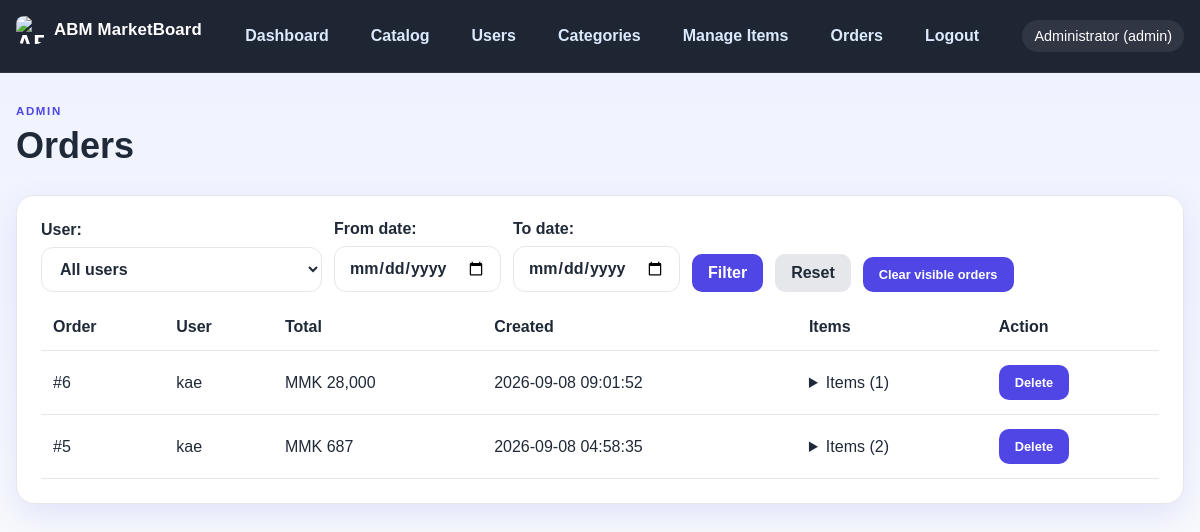
The app's page /admin/orders.php (signed in), older data.
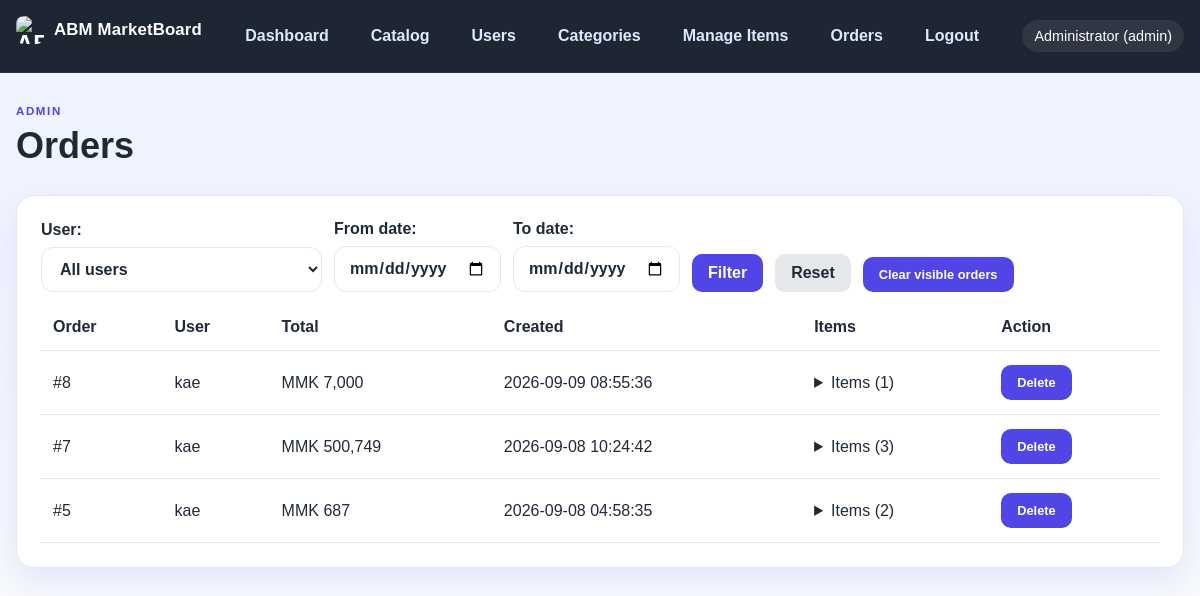
The same page, newer data.
### tables this page shows
CREATE TABLE orders (
        id INTEGER PRIMARY KEY AUTOINCREMENT,
        user_id INTEGER NOT NULL,
        total INTEGER NOT NULL DEFAULT 0,
        status TEXT NOT NULL DEFAULT "pending",
        created_at DATETIME DEFAULT CURRENT_TIMESTAMP,
        FOREIGN KEY (user_id) REFERENCES users(id) ON DELETE CASCADE
    );

CREATE TABLE users (
            id INTEGER PRIMARY KEY AUTOINCREMENT,
            name TEXT NOT NULL,
            email TEXT NOT NULL UNIQUE,
            password TEXT NOT NULL,
            role TEXT NOT NULL DEFAULT 'user',
            created_at DATETIME DEFAULT CURRENT_TIMESTAMP
        , approved INTEGER NOT NULL DEFAULT 0);

### app/db.php (called while the page is built, shortened)
<?php
function getDb(): PDO
{
    static $pdo = null;
    if ($pdo === null) {
        $pdo = new PDO('sqlite:' . DB_PATH);
        $pdo->setAttribute(PDO::ATTR_ERRMODE, PDO::ERRMODE_EXCEPTION);
        $pdo->setAttribute(PDO::ATTR_DEFAULT_FETCH_MODE, PDO::FETCH_ASSOC);
        $pdo->exec('PRAGMA foreign_keys = ON;');
        initializeDatabase($pdo);
    }
    return $pdo;
}
function initializeDatabase(PDO $pdo): void
{
    $pdo->exec('CREATE TABLE IF NOT EXISTS users (
        id INTEGER PRIMARY KEY AUTOINCREMENT,
        name TEXT NOT NULL,
        email TEXT NOT NULL UNIQUE,
        password TEXT NOT NULL,
        role TEXT NOT NULL DEFAULT "user",
        approved INTEGER NOT NULL DEFAULT 0,
        created_at DATETIME DEFAULT CURRENT_TIMESTAMP
    )');
    $pdo->exec('CREATE TABLE IF NOT EXISTS items (
        id INTEGER PRIMARY KEY AUTOINCREMENT,
        name TEXT NOT NULL,
        description TEXT NOT NULL,
        details TEXT NOT NULL,
        price REAL NOT NULL DEFAULT 0,
        image TEXT,
        category TEXT NOT NULL DEFAULT "General",
        barcode TEXT,
        created_at DATETIME DEFAULT CURRENT_TIMESTAMP
    )');
    $pdo->exec('CREATE TABLE IF NOT EXISTS categories (
        id INTEGER PRIMARY KEY AUTOINCREMENT,
        name TEXT NOT NULL UNIQUE,
        created_at DATETIME DEFAULT CURRENT_TIMESTAMP
    )');
    $pdo->exec('CREATE TABLE IF NOT EXISTS messages (
        id INTEGER PRIMARY KEY AUTOINCREMENT,
        sender_id INTEGER,
        sender_name TEXT NOT NULL,
        message TEXT NOT NULL,
        is_announcement INTEGER NOT NULL DEFAULT 0,
        created_at DATETIME DEFAULT CURRENT_TIMESTAMP,
        FOREIGN KEY (sender_id) REFERENCES users(id) ON DELETE SET NULL
    )');
    $pdo->exec('CREATE TABLE IF NOT EXISTS orders (
        id INTEGER PRIMARY KEY AUTOINCREMENT,
        user_id INTEGER NOT NULL,
        total INTEGER NOT NULL DEFAULT 0,
        status TEXT NOT NULL DEFAULT "pending",
        created_at DATETIME DEFAULT CURRENT_TIMESTAMP,
        FOREIGN KEY (user_id) REFERENCES users(id) ON DELETE CASCADE
    )');
    $pdo->exec('CREATE TABLE IF NOT EXISTS order_items (
        id INTEGER PRIMARY KEY AUTOINCREMENT,
        order_id INTEGER NOT NULL,
        item_id INTEGER NOT NULL,
        price INTEGER NOT NULL,
        quantity INTEGER NOT NULL DEFAULT 1,
        FOREIGN KEY (order_id) REFERENCES orders(id) ON DELETE CASCADE,
        FOREIGN KEY (item_id) REFERENCES items(id) ON DELETE CASCADE
    )');
    try {
        $pdo->query('SELECT is_announcement FROM messages LIMIT 1');
    } catch (Exception $e) {
        try {
            $pdo->exec('ALTER TABLE messages ADD COLUMN is_announcement INTEGER NOT NULL DEFAULT 0');
        } catch (Exception $ignored) {
        }
    }
    try {
        $pdo->query('SELECT approved FROM users LIMIT 1');
    } catch (Exception $e) {
        try {
            $pdo->exec('ALTER TABLE users ADD COLUMN approved INTEGER NOT NULL DEFAULT 0');
        } catch (Exception $ignored) {
        }
    }
    try {
        $pdo->query('SELECT barcode FROM items LIMIT 1');
    } catch (Exception $e) {
        try {
            $pdo->exec('ALTER TABLE items ADD COLUMN barcode TEXT');
        } catch (Exception $ignored) {
        }
    }
    $count = (int) $pdo->query('SELECT COUNT(*) FROM users WHERE email = "admin@demo.com"')->fetchColumn();
}
function getAllOrders(): array
{
    $stmt = getDb()->query('SELECT o.*, u.email, u.name, u.role FROM orders o LEFT JOIN users u ON u.id = o.user_id ORDER BY o.created_at DESC');
    return $stmt->fetchAll();
}
function getOrderItems(int $orderId): array
{
    $stmt = getDb()->prepare('SELECT oi.*, i.name FROM order_items oi LEFT JOIN items i ON i.id = oi.item_id WHERE oi.order_id = ?');
    $stmt->execute([$orderId]);
    return $stmt->fetchAll();
}

### app/helpers.php (called while the page is built, shortened)
<?php
require_once __DIR__ . '/db.php';
function e(string $value): string
{
    return htmlspecialchars($value, ENT_QUOTES, 'UTF-8');
}
function formatPrice(float $amount): string
{
    return 'MMK ' . number_format((int) round($amount), 0, '.', ',');
}

### public/admin/orders.php (the view, shortened to what the changed rows need)
<?php
require_once __DIR__ . '/../../app/helpers.php';
$allOrders = getAllOrders();
$orders = [];
foreach ($allOrders as $order) {
    $orders[] = $order;
}
usort($orders, function ($a, $b) {
    return strtotime((string) $b['created_at']) <=> strtotime((string) $a['created_at']);
});
include __DIR__ . '/../../app/partials/header.php';
?>
<section class="page-header">
    <div>
        <h1>Orders</h1>
    </div>
</section>
<div class="section-block">
    <?php if (empty($orders)): ?>
        <p>No orders found.</p>
    <?php else: ?>
        <table>
            <thead>
                <tr>
                    <th>Order</th>
                    <th>User</th>
                    <th>Total</th>
                    <th>Created</th>
                    <th>Items</th>
                    <th>Action</th>
                </tr>
            </thead>
            <tbody>
            <?php foreach ($orders as $o): $items = getOrderItems((int) $o['id']); ?>
                <tr>
                    <td>#<?= (int) $o['id'] ?></td>
                    <td><?= e($o['name'] ?? $o['email'] ?? 'User') ?></td>
                    <td><?= formatPrice((float) $o['total']) ?></td>
                    <td><?= e($o['created_at']) ?></td>
                    <td>
                        <details>
                            <summary>Items (<?= count($items) ?>)</summary>
                        </details>
                    </td>
                    <td>
                        <form method="post" style="margin:0;">
                            <button type="submit" class="clear-btn">Delete</button>
                        </form>
                    </td>
                </tr>
            <?php endforeach; ?>
            </tbody>
        </table>
    <?php endif; ?>
</div>
<?php include __DIR__ . '/../../app/partials/footer.php'; ?>

Row changes from the older to the newer data that the page shows:
removed orders: id "6", user.name "kae", total "MMK 28,000", created_at "2026-09-08 09:01:52", count($items) "1"
added orders: id "8", user.name "kae", total "MMK 7,000", created_at "2026-09-09 08:55:36", count($items) "1"
added orders: id "7", user.name "kae", total "MMK 500,749", created_at "2026-09-08 10:24:42", count($items) "3"
